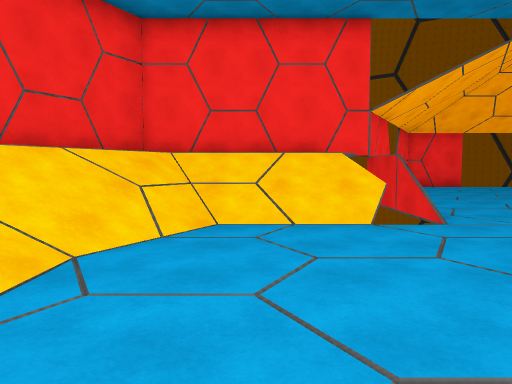
view 1 (above)

16 first-person views from a walk through a 3-D level made in the Unity game engine. The camera is 1.5 m above the floor, tilts 4° down and sees 70° across. The floor is counted in squares, 2 m on a side. Each view is taken from the middle of a square. On the plan, view 1 faces up. The plan holds only what a view shows up to about 11 squares ahead; the rest is blank. The place goes on beyond the plan. The player character is not drawn. Some animated figures are left out. Door leaves are left out, so doorways stand open.

view 2
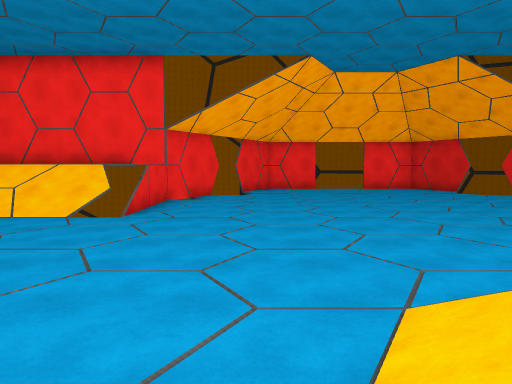

view 3
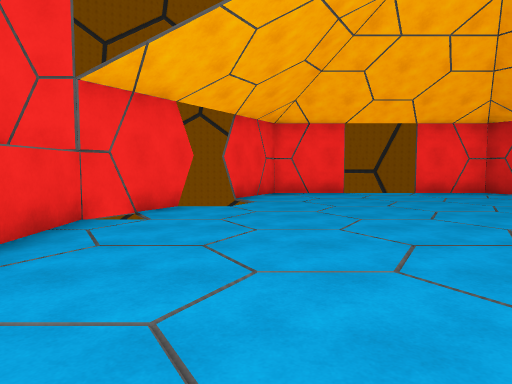

view 4
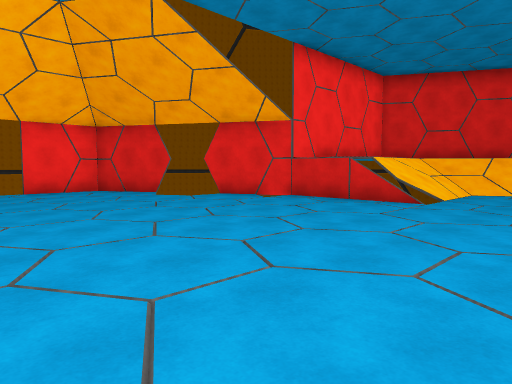

view 5
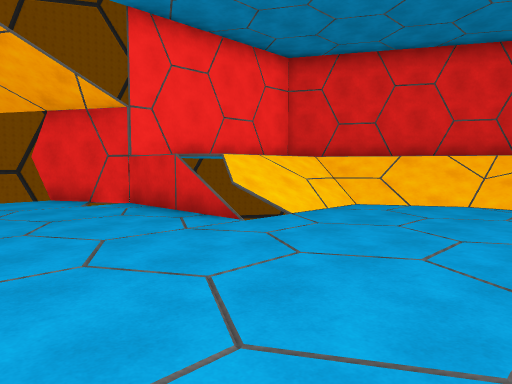

view 6
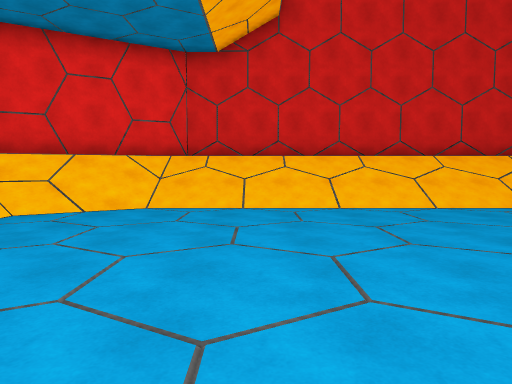

view 7
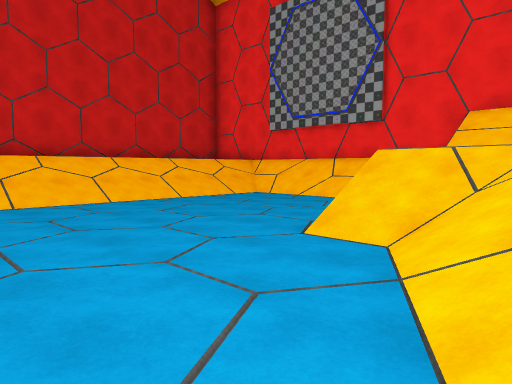

view 8
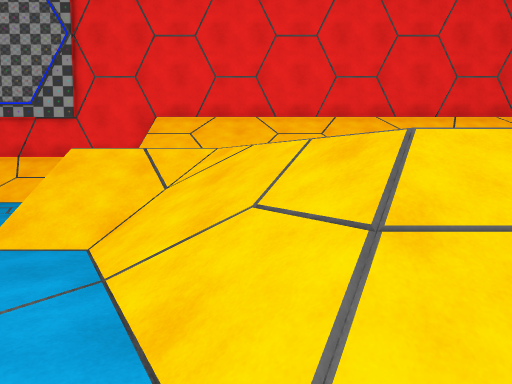

view 9
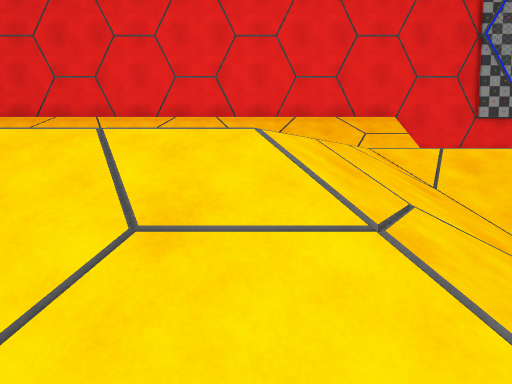

view 10
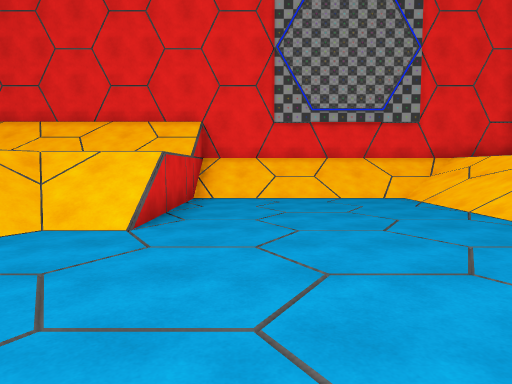

view 11
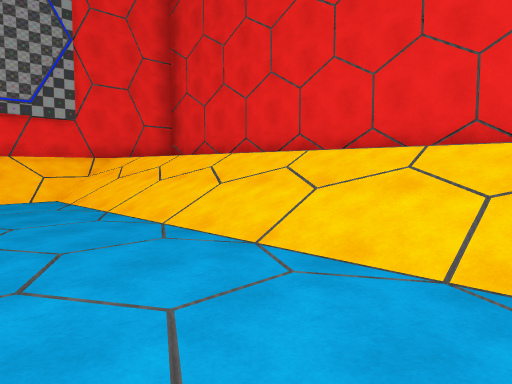

view 12
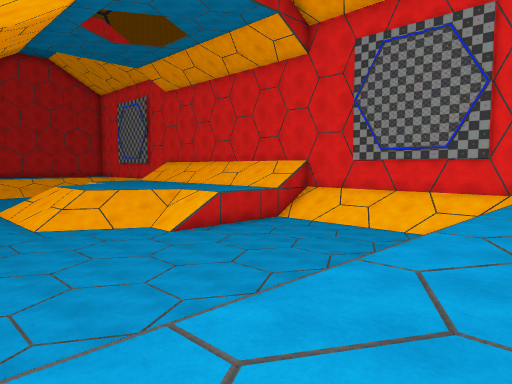

view 13
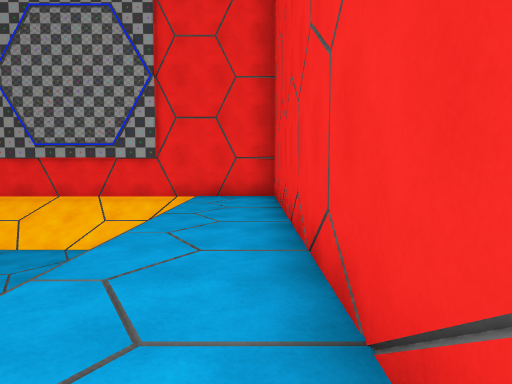

view 14
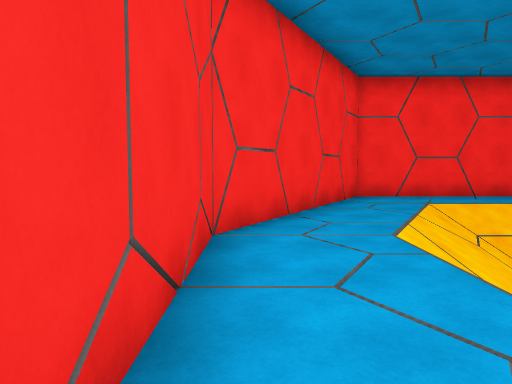

view 15
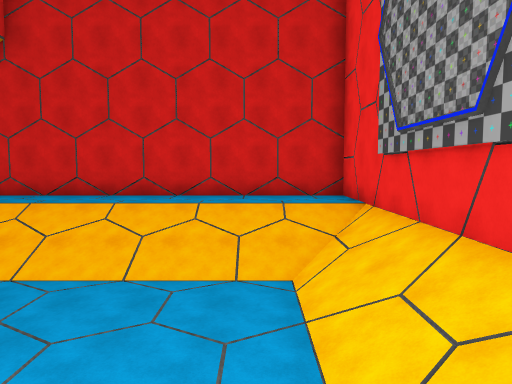

view 16
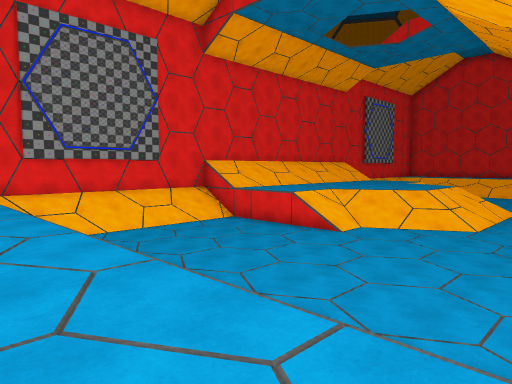

### Floor plan
Key: @ floor where view 1 was taken; # wall or solid block; . main floor; : floor 0.5 m higher than the main floor; + floor 2 m higher than the main floor; / step, stairs or slope; D open door; v drop or lower ground.
Columns run from 6 left of view 1 to 23 right of it. Each row starts with its distance up from view 1.
 14             ##  ##
 13            #..DD..#
 12           #........#
 11           vv......vv
 10          vv........vv
  9          #..........#
  8    v#####............#####v
  7    #++++v............v    #
  6   #++///v............v///++#
  5  #++////v............v////+ #
  4  #+///................../// #
  3 #++//....................//++#
  2 #++  ....................  ++#
  1 #++  ....................  ++#
  0 #++  .@.....//////.......  ++#
 -1 #++  ......////////......  ++#
 -2 #++  ......//+  +//......  ++#
 -3 #++  .....///    ///.....  ++#
 -4 #++  .....//+    +//.....  ++#
 -5 #++  .....           ....  ++#
 -6 #++  .....         + ....  ++#
 -7 #++ ::////////////// ///// ++#
 -8 #++######/#########//#####/++#
 -9  ##                ##     ###

Positions as (right, up) in squares from view 1, and headings:
1: (0, 0), facing up
2: (5, -2), facing up
3: (5, 3), facing up
4: (7, 2), facing up-right
5: (11, 1), facing up-right
6: (12, 1), facing right
7: (11, 1), facing down-right
8: (11, 1), facing down
9: (7, 1), facing down
10: (2, 2), facing down
11: (1, 2), facing down-left
12: (-5, 3), facing down-right
13: (-5, 1), facing down
14: (-5, -1), facing up
15: (13, -6), facing right
16: (22, 3), facing down-left
